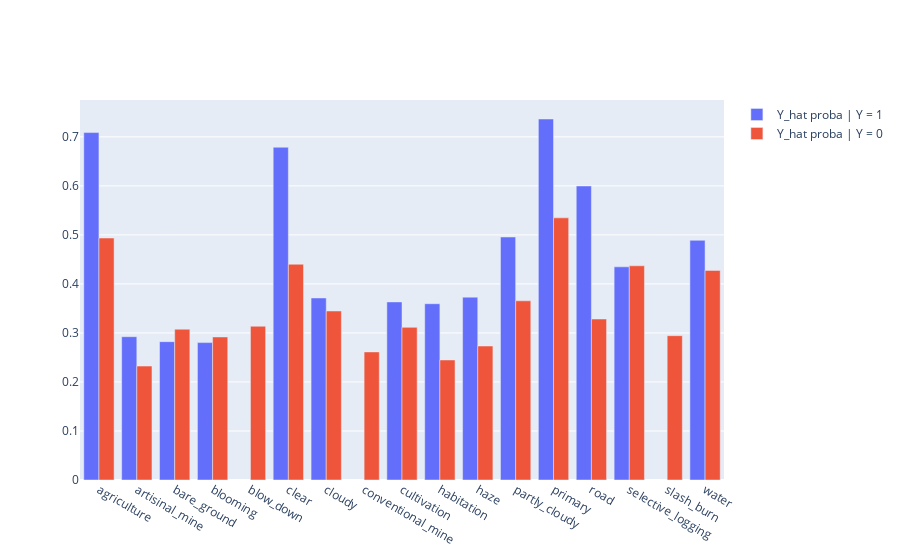

The code cell stored with this chart in its notebook:
### Code cell
Y_hat_val = np.array(train_results["Y_hat_val"])
Y_val = np.array(train_results["Y_val"])

pos_probas, neg_probas = [], []
for class_, idx in encoder._cached_dict.items():
    pos_probas.append(Y_hat_val[np.where(Y_val[:, idx] != 0), idx].mean())
    neg_probas.append(Y_hat_val[np.where(Y_val[:, idx] == 0), idx].mean())
go.Figure([
    go.Bar(x=list(encoder._cached_dict), y=pos_probas, name="Y_hat proba | Y = 1"),
    go.Bar(x=list(encoder._cached_dict), y=neg_probas, name="Y_hat proba | Y = 0")
]).show()

### Figure 1 — Plotly figure (JSON) as saved in the notebook; plotly's stock layout.template omitted (floating-point values rounded to 4 significant figures)
{"data": [{"name": "Y_hat proba | Y = 1", "type": "bar", "x": ["agriculture", "artisinal_mine", "bare_ground", "blooming", "blow_down", "clear", "cloudy", "conventional_mine", "cultivation", "habitation", "haze", "partly_cloudy", "primary", "road", "selective_logging", "slash_burn", "water"], "y": [0.7087, 0.2923, 0.2822, 0.2803, null, 0.6788, 0.3713, null, 0.3633, 0.3596, 0.373, 0.4957, 0.7364, 0.5998, 0.4349, null, 0.4889]}, {"name": "Y_hat proba | Y = 0", "type": "bar", "x": ["agriculture", "artisinal_mine", "bare_ground", "blooming", "blow_down", "clear", "cloudy", "conventional_mine", "cultivation", "habitation", "haze", "partly_cloudy", "primary", "road", "selective_logging", "slash_burn", "water"], "y": [0.4936, 0.2324, 0.3076, 0.2918, 0.3136, 0.4401, 0.3448, 0.2613, 0.3114, 0.2448, 0.2733, 0.3656, 0.5348, 0.3284, 0.437, 0.2944, 0.4276]}], "layout": {}}
